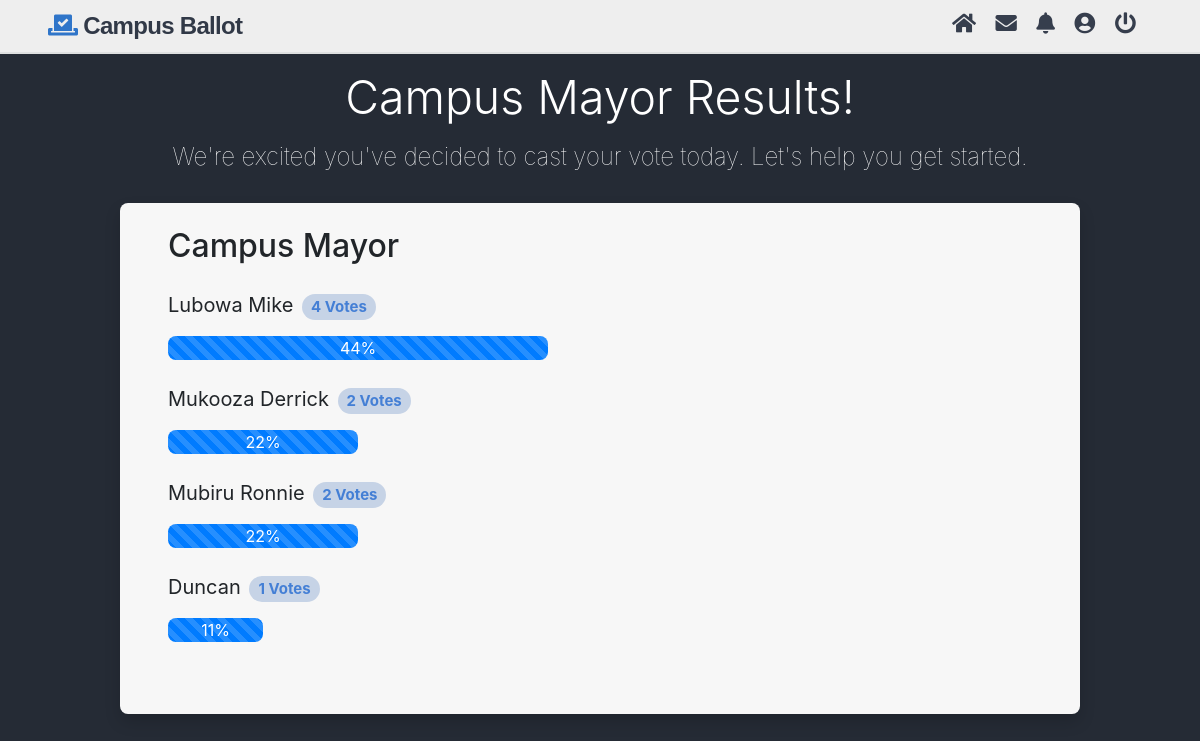
/result.php?id=5 (signed in), run on the app's committed database.
### tables this page shows
CREATE TABLE IF NOT EXISTS `polls` (
  `id` int(11) NOT NULL AUTO_INCREMENT,
  `title` text NOT NULL,
  `desc` text NOT NULL,
  PRIMARY KEY (`id`)
);

CREATE TABLE IF NOT EXISTS `poll_answers` (
  `id` int(11) NOT NULL AUTO_INCREMENT,
  `poll_id` int(11) NOT NULL,
  `title` text NOT NULL,
  `votes` int(11) NOT NULL DEFAULT '0',
  PRIMARY KEY (`id`)
);

### result.php (the view, shortened to what this page needs)
<?php
    $pdo = pdo_connect_mysql();
    if (isset($_GET['id'])) {
        $stmt = $pdo->prepare('SELECT * FROM polls WHERE id = ?');
        $stmt->execute([$_GET['id']]);
        $poll = $stmt->fetch(PDO::FETCH_ASSOC);
        if ($poll) {
            $stmt = $pdo->prepare('SELECT * FROM poll_answers WHERE poll_id = ? ORDER BY votes DESC');
            $stmt->execute([$_GET['id']]);
            $poll_answers = $stmt->fetchAll(PDO::FETCH_ASSOC);
            $total_votes = 0;
            foreach ($poll_answers as $poll_answer) {
                $total_votes += $poll_answer['votes'];
            }
        } else {
            die ('Poll with that ID does not exist.');
        }
    } else {
        die ('No poll ID specified.');
    }
?>
<?php include("includes/header.php"); ?>
    <div class="main-body">
    <h1 class="display-4 mt-3"><?=$poll['title']?> Results!</h1>
    <p class="index-slogan mt-2 mb-4">We're excited you've decided to cast your vote today. Let's help you get started.</p>
        <section class="thumbs-container shadow mt-4 pt-4 pl-5 pr-5 pb-5 mb-5">
        <div class="content poll-result">
        <h2 class="mb-4"><?=$poll['title']?></h2>
        <div class="wrapper">
            <?php foreach ($poll_answers as $poll_answer): ?>
            <div class="poll-question">
                <p class="lead-2 font-weight-normal"><?=$poll_answer['title']?> <span class="badge badge-primary badge-pill font-weight-bold font-weight-light"><?=$poll_answer['votes']?> Votes</span></span>
                <div class="progress-bar progress-bar-striped mb-4" style= "width:<?=@round(($poll_answer['votes']/$total_votes)*100)?>%">
                    <?=@round(($poll_answer['votes']/$total_votes)*100)?>%
                </div>
            </div>
            <?php endforeach; ?>
        </div>
    </div>
        </section>
    </div>
<?php include("includes/footer.php"); ?>

### data on the page
polls: title "Campus Mayor"
poll_answers: title "Lubowa Mike", votes "4", @round(($poll_answer['votes']/$total_votes)*100) "44"
poll_answers: title "Mukooza Derrick", votes "2", @round(($poll_answer['votes']/$total_votes)*100) "22"
poll_answers: title "Mubiru Ronnie", votes "2", @round(($poll_answer['votes']/$total_votes)*100) "22"
poll_answers: title "Duncan", votes "1", @round(($poll_answer['votes']/$total_votes)*100) "11"
